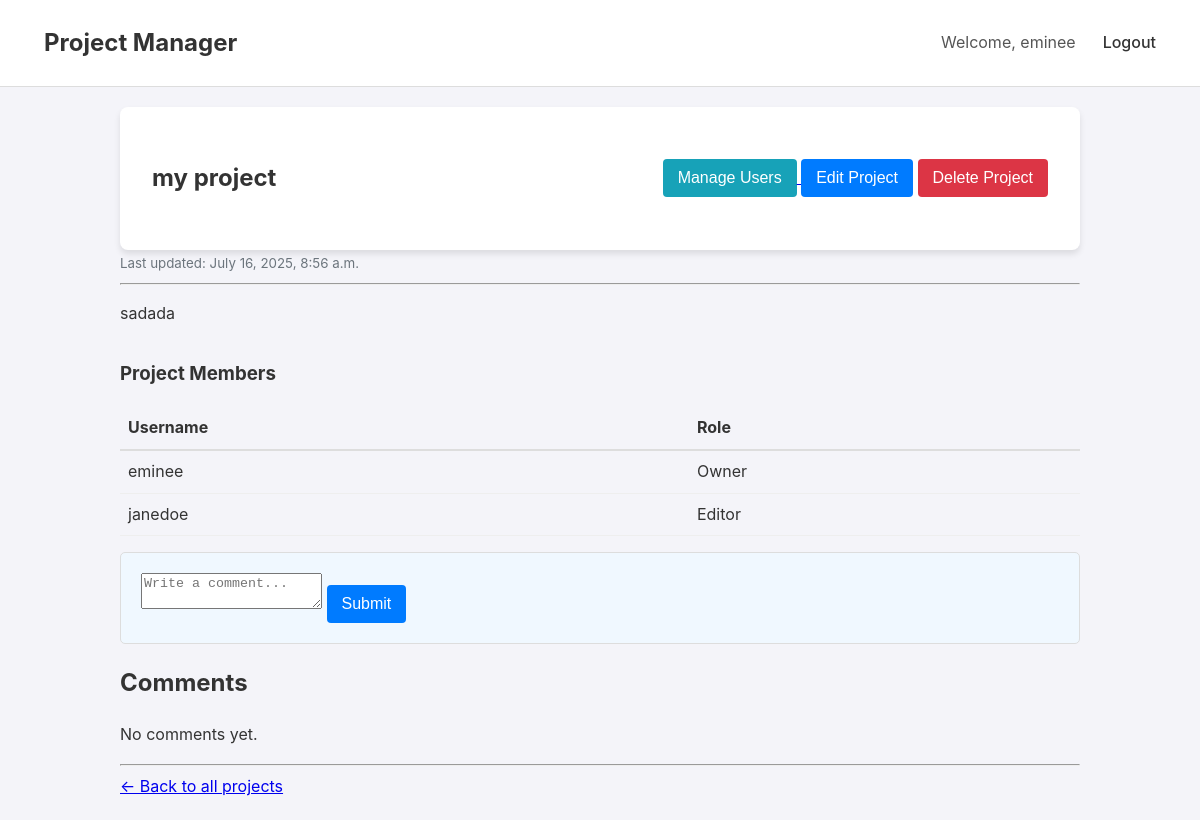
Screenshot of /projects/projects/8/ (signed in) with the database file from the repository.
### projects/models.py (models this page shows, shortened)
class Project(models.Model):
    name = models.CharField(max_length=100)
    description = models.TextField()
    start_date = models.DateField()
    end_date = models.DateField(null=True, blank=True)
    created_at = models.DateTimeField(auto_now_add=True)
    updated_at = models.DateTimeField(auto_now=True)
    members= models.ManyToManyField('auth.User', through='ProjectMembership', related_name='projects')
    comments = models.ForeignKey('Comment',  related_name='project_comments', on_delete=models.DO_NOTHING, null=True, blank=True)

class ProjectMembership(models.Model):
    ROLE_CHOICES = [
        ('Owner', 'Owner'),
        ('Editor', 'Editor'),
        ('Reader', 'Reader'),
    ]
    project = models.ForeignKey(Project, related_name='memberships', on_delete=models.CASCADE)
    user = models.ForeignKey('auth.User', on_delete=models.CASCADE)
    role = models.CharField(max_length=10, choices=ROLE_CHOICES)
    class Meta:
        unique_together = ('project', 'user')
        verbose_name = 'Project Membership'
        verbose_name_plural = 'Project Memberships'

### projects/views.py (the view)
# urls.py: path('projects/<int:pk>/', ProjectDetailView.as_view(), name='project-detail'),
class ProjectDetailView(LoginRequiredMixin, DetailView):
    model = Project
    template_name = 'projects/project_detail.html'
    def get_queryset(self):
        return Project.objects.filter(members=self.request.user)
    def get_context_data(self, **kwargs):
        context = super().get_context_data(**kwargs)
        project = self.get_object()
        try:
            membership = ProjectMembership.objects.get(
                project=project,
                user=self.request.user
            )
            context['user_role'] = membership.role
        except ProjectMembership.DoesNotExist:
            context['user_role'] = None
        return context

### projects/templates/projects/project_detail.html (shortened to what this page needs)
{% extends "base.html" %}
{% block content %}
  <div style="display: flex; justify-content: space-between; align-items: center;">
    <h2>{{ object.name }}</h2>
    <div>
      {% if user_role == 'Owner' %}
        <a href="{% url 'projects:project-manage-users' object.pk %}">
          <button style="background-color: #17a2b8;">Manage Users</button>
        </a>
      {% endif %}
      {% if user_role == 'Owner' or user_role == 'Editor' %}
        <a href="{% url 'projects:project-update' object.pk %}"><button>Edit Project</button></a>
      {% endif %}
      {% if user_role == 'Owner' %}
        <a href="{% url 'projects:project-delete' object.pk %}"><button style="background-color: #dc3545;">Delete Project</button></a>
      {% endif %}
      </div>
    </div>
  </div>
  <small style="color: #6c757d;">Last updated: {{ object.updated_at|date:"F j, Y, P" }}</small>
  <hr>
  <p>{{ object.description|linebreaks }}</p>
  <div style="margin-top: 2rem;">
    <h3>Project Members</h3>
    <table style="width: 100%; border-collapse: collapse;">
      <thead>
        <tr style="text-align: left; border-bottom: 2px solid #ddd;">
          <th style="padding: 8px;">Username</th>
          <th style="padding: 8px;">Role</th>
        </tr>
      </thead>
      <tbody>
        {% for membership in object.memberships.all %}
          <tr style="border-bottom: 1px solid #eee;">
            <td style="padding: 8px;">{{ membership.user.username }}</td>
            <td style="padding: 8px;">{{ membership.get_role_display }}</td>
          </tr>
        {% empty %}
          <tr>
            <td colspan="2" style="padding: 8px;">There are no members assigned to this project yet.</td>
          </tr>
        {% endfor %}
      </tbody>
    </table>
  </div>
  <div id="comment-container">
    {% include "projects/_comment_form_partial.html" with project=object %}
  </div>
  <div id="comment-list-container">
    <h2>Comments</h2>
      {% include "projects/_comment_partial.html" with project=object %}
  </div>
  <hr>
  <a href="{% url 'projects:project-list' %}">← Back to all projects</a>
{% endblock %}

### projects/templates/base.html (shortened to what this page needs)
{% load static %}
<!DOCTYPE html>
<html lang="en">
<head>
</head>
<body hx-headers='{"X-CSRFTOKEN": "{{ csrf_token }}"}'>
    <nav>
        <a href="/" class="brand">Project Manager</a>
        <div class="user-info">
            {% if user.is_authenticated %}
                <span>Welcome, {{ user.username }}</span>
                <a href="{% url 'logout' %}">Logout</a>
            {% else %}
                <a href="{% url 'login' %}">Login</a>
                <a href="{% url 'signup' %}">Sign Up</a>
            {% endif %}
        </div>
    </nav>
    <main class="container">
        <div class="card">
            {% block content %}
            {% endblock %}
    </main>
</body>
</html>

### projects/templates/base.html (style rules this page uses)
body { font-family: -apple-system, BlinkMacSystemFont, "Segoe UI", Roboto, Helvetica, Arial, sans-serif; line-height: 1.6; background-color: #f4f4f9; color: #333; margin: 0; padding: 0; }
.container { max-width: 960px; margin: 20px auto; padding: 0 20px; }
nav { background-color: #fff; padding: 1rem 2rem; border-bottom: 1px solid #ddd; display: flex; justify-content: space-between; align-items: center; }
nav a { color: #333; text-decoration: none; font-weight: 500; padding: 0.5rem 0.75rem; }
nav .brand { font-size: 1.5rem; font-weight: bold; }
nav .user-info { display: flex; align-items: center; }
nav .user-info span { margin-right: 15px; color: #555; }
.card { background-color: #fff; padding: 2rem; border-radius: 8px; box-shadow: 0 4px 6px rgba(0,0,0,0.1); }
button { background-color: #007bff; color: white; padding: 10px 15px; border: none; border-radius: 4px; cursor: pointer; font-size: 1rem; }

### rows the page displays
Project: name "my project", updated_at "July 16, 2025, 8:56 a.m.", description "sadada"
ProjectMembership: user.username "eminee", role "Owner"
ProjectMembership: user.username "janedoe", role "Editor"

### other values shown
{{ user.username }} "eminee"
